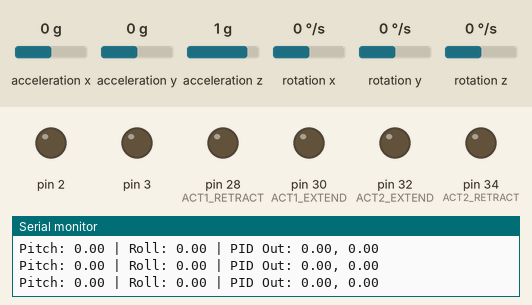
This sketch was run on a simulated Arduino Mega 2560, built with avr-gcc and run on an emulated ATmega2560. On the bench: output pins drawn as LEDs (lit = HIGH), the last lines printed to the serial monitor. The inputs (shaded band) are chosen by the test bench; at power-on: acceleration x 0 g, acceleration y 0 g, acceleration z 1 g, rotation x 0 °/s, rotation y 0 °/s, rotation z 0 °/s.

Above: at 3.2 s.
3.3 s: acceleration x set to -1.4 g
At 4.5 s:
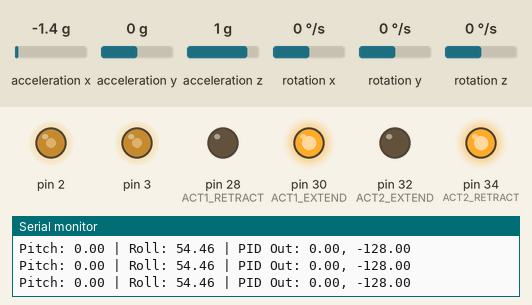
4.8 s: acceleration y set to -1.4 g
At 5.4 s:
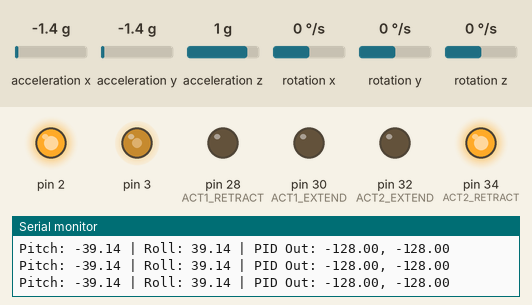
6.3 s: acceleration x set to 0 g
At 6.9 s:
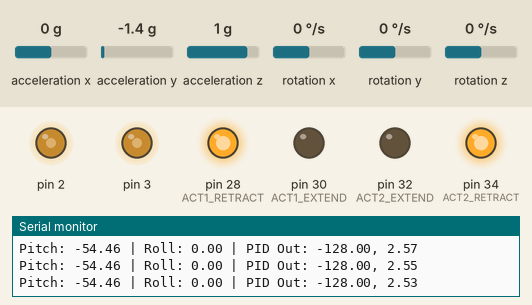
9.3 s: acceleration y set to 0 g
At 10.2 s:
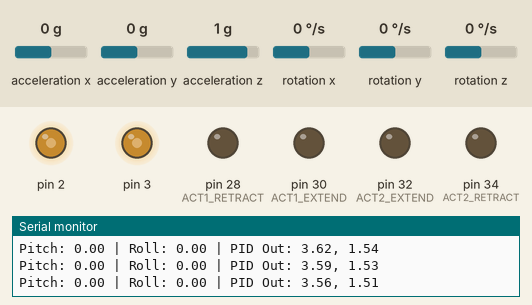
10.8 s: acceleration x set to -0.8 g
At 12.2 s:
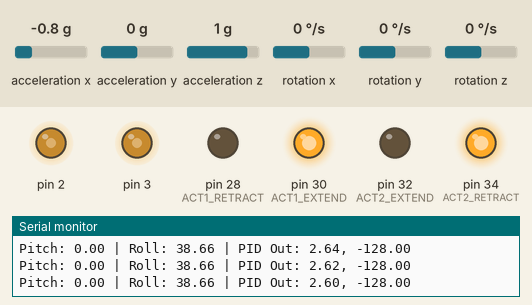
12.7 s: acceleration y set to -0.8 g
At 14.1 s:
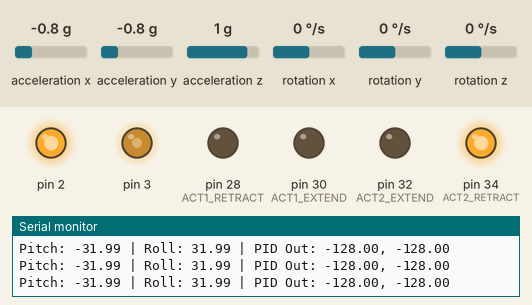
Timing chart, 0 to 15.2 s (numbered marks = the images above; inputs shaded):
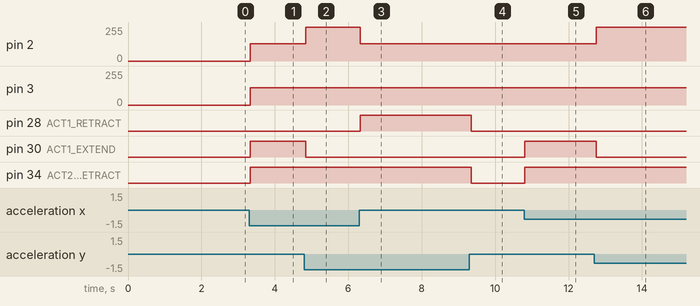

The sketch:

SelfLevelingPlatform.ino
```cpp
#include <Wire.h>
#include <MPU6050_light.h>
#include "PID.h"

// Actuator Control Pins
#define ACT1_EXTEND 30  // Actuator 1 Extend (PWM)
#define ACT1_RETRACT 28 // Actuator 1 Retract (PWM)
#define ACT1_CON 3 // Actuator 1 Retract (PWM)

#define ACT2_EXTEND 32  // Actuator 2 Extend (PWM)
#define ACT2_RETRACT 34 // Actuator 2 Retract (PWM)
#define ACT2_CON 2 // Actuator 1 Retract (PWM)


// IMU Setup
MPU6050 mpu(Wire);
unsigned long timer = 0;

// PID Controllers (Pitch & Roll)
// If Too Sluggish - Increase Kp by 0.2 increments
// If Overshoots - Increase Kd by 0.1 increments
// If Steady Error - Increase Ki by 0.01 increments

PIDConfig pitchConfig(60.0f, 2.f, 0.2f, 128.0f);  // kp, ki, kd
PID pitchPID(pitchConfig);

PIDConfig rollConfig(60.f, 2.f, 0.2f, 128.0f);  // kp, ki, kd
PID rollPID(rollConfig);


void setup() {
    Serial.begin(9600);
    Wire.begin();

    // Initialize MPU6050
    byte status = mpu.begin();
    Serial.print(F("MPU6050 status: "));
    Serial.println(status);
    while (status != 0) { } // stop everything if could not connect to MPU6050
    Serial.println(F("Calculating offsets, do not move MPU6050"));
    delay(1000);
    mpu.calcOffsets(); // gyro and accelero
    Serial.println("Done!n");

    // Set actuator control pins
    pinMode(ACT1_EXTEND, OUTPUT);
    pinMode(ACT1_RETRACT, OUTPUT);
    pinMode(ACT2_EXTEND, OUTPUT);
    pinMode(ACT2_RETRACT, OUTPUT);

    Serial.println("System Ready");
}

void loop() {
    mpu.update();
    float pitch = mpu.getAngleX();
    // Serial.print("X : ");
    // Serial.print(mpu.getAngleX());
    float roll = mpu.getAngleY();
    // Serial.print(" Y : ");
    // Serial.println(mpu.getAngleY());
    timer = millis();

    // Compute PID adjustments
    float pitchAdjustment = pitchPID.compute(pitch); // Invert if needed
    float rollAdjustment = rollPID.compute(-roll);

    // Apply to actuators
    controlActuator(ACT1_EXTEND, ACT1_RETRACT, ACT1_CON, pitchAdjustment - rollAdjustment);  // Actuator 1 controls roll
    controlActuator(ACT2_EXTEND, ACT2_RETRACT, ACT2_CON, pitchAdjustment + rollAdjustment); // Actuator 2 controls pitch

    // Debug output
    Serial.print("Pitch: "); Serial.print(pitch);
    Serial.print(" | Roll: "); Serial.print(roll);
    Serial.print(" | PID Out: "); Serial.print(pitchAdjustment);
    Serial.print(", "); Serial.println(rollAdjustment);

    delay(20); // ~50Hz control loop
}

// Controls a single actuator based on PID output
void controlActuator(int extendPin, int retractPin, int conPin, float pidOutput) {
    if (pidOutput > 20) {
        analogWrite(conPin, max(128, min(fabsf(pidOutput), 255.f))); // Extend (PWM)
        digitalWrite(extendPin, HIGH);
        digitalWrite(retractPin, LOW);
    }
    else if (pidOutput < -20) {
        digitalWrite(extendPin, LOW);
        digitalWrite(retractPin, HIGH);
        analogWrite(conPin, max(128, min(fabsf(pidOutput), 255.f))); // Extend (PWM)
    }
    else {
        digitalWrite(extendPin, LOW); // Stop
        digitalWrite(retractPin, LOW);
    }
}
```

PID.cpp
```cpp
//file PID.cpp
#include "PID.h"
#include <math.h>

PID::PID(float error, float kp, float ki, float kd, float max_output, float integral_error_range, float max_integral, bool clear_integral_windup, float settle_error, float settle_time, float timeout, float dt):
  previous_error(error),
  kp(kp),
  ki(ki * dt * 0.001),
  kd(kd / dt * 1000),
  integral_error_range(integral_error_range),
  max_integral(max_integral >= 0 ? max_integral * (1000.f / dt) : max_output / this->ki),
  clear_integral_windup(clear_integral_windup),
  derivative_alpha(dt / ((1000.f / dt) * 12 + dt)),
  max_output(max_output),
  settle({settle_error, settle_time, timeout}, dt)
{}

PID::PID(float kp, float ki, float kd, float max_output, float integral_error_range, float max_integral, bool clear_integral_windup, float settle_error, float settle_time, float timeout, float dt):
  PID(0, kp, ki, kd, max_output, integral_error_range, max_integral, clear_integral_windup, settle_error, settle_time, timeout, dt)
{}

PID::PID(float error, const PIDConfig& config, float dt):
  PID(error, config, {}, dt)
{}

PID::PID(const PIDConfig& config, float dt):
  PID(0, config, dt)
{}

PID::PID(float error, const PIDConfig& config, const SettleConfig& settle, float dt):
  PID(error, config.kp, config.ki, config.kd, config.max_output, config.integral_error_range, config.max_integral, config.reset_integral_windup, settle.settle_error, settle.settle_time, settle.timeout, dt)
{}

PID::PID(const PIDConfig& config, const SettleConfig& settle, float dt):
  PID(0, config, settle, dt)
{}

float PID::compute(float error) {
  if (this->clear_integral_windup && ((error > 0) != (this->previous_error > 0) || error == 0))
    this->integral = 0;
  if (fabsf(error) <= this->integral_error_range)
    this->integral = clamp(this->integral + error, -this->max_integral, this->max_integral);

  this->filtered_derivative += this->derivative_alpha * ((error - this->previous_error) - this->filtered_derivative);

  this->output = this->kp * error + this->ki * this->integral + this->kd * (this->filtered_derivative);

  this->settle.update(error);
  this->previous_error = error;

  return clamp(this->output, -this->max_output, this->max_output);
}

float PID::compute(float error, float error_derivative) {
  if (this->clear_integral_windup && ((error > 0) != (this->previous_error > 0) || error == 0))
    this->integral = 0;
  if (fabsf(error) <= this->integral_error_range)
    this->integral = clamp(this->integral + error, -this->max_integral, this->max_integral);

  this->filtered_derivative += this->derivative_alpha * (error_derivative - this->filtered_derivative);
  this->previous_error = error;

  this->output = this->kp * error + this->ki * this->integral + this->kd * this->filtered_derivative;
  this->settle.update(error);

  return clamp(this->output, -this->max_output, this->max_output);
}

/**
 * @brief Check if the PID controller has reached the setpoint or was terminated early
 * @param current: the motor current
 * @return true if the PID controller has reached the setpoint or was terminated early, false otherwise
 */
bool PID::is_done() {
  return this->settle.is_exit();
}

/**
 * @brief Check if the PID controller has been terminated early
 * @param current: the motor current
 * @return true if the PID controller has been terminated early, false otherwise
 */
bool PID::is_terminated() {
  return this->settle.is_timeout();
}

/**
 * @brief Check if the PID controller has settled
 * @return true if the PID controller has settled, false otherwise
 */
bool PID::is_settled() {
  return this->settle.is_settled();
}

PIDConfig PID::to_PIDConfig() const {
  return {this->kp, this->ki, this->kd, this->integral_error_range};
}

void PID::configure(const PIDConfig& config) {
  this->kp = config.kp;
  this->ki = config.ki;
  this->kd = config.kd;
  this->integral_error_range = config.integral_error_range;
}
```

PID.h
```cpp
// File: PID.h
#pragma once
#include "PIDConfig.h"
#include "settle.h"


class PID {

public:

  float kp = 0;

  float ki = 0;

  float kd = 0;

  float integral_error_range = 0;


  float integral = 0;

  float previous_error = 0;

  float output = 0;

  float filtered_derivative = 0;

  float derivative_alpha = 1;

  float max_output = 12.f;

  float max_integral = -1;


  bool clear_integral_windup = true;


  Settle settle;


  PID(float error, float kp, float ki, float kd, float max_output = 12.f, float integral_error_range = 1e20f, float max_integral = -1, bool clear_integral_windup = true, float settle_error = 0, float settle_time = 0, float timeout = 0, float dt = 10.0f);

  PID(float kp, float ki, float kd, float max_output = 12.f, float integral_error_range = 1e20f, float max_integral = -1, bool clear_integral_windup = true, float settle_error = 0, float settle_time = 0, float timeout = 0, float dt = 10.0f);


  PID(float error, const PIDConfig& config, float dt = 10.0f);

  PID(float error, const PIDConfig& config, const SettleConfig& settle, float dt = 10.0f);

  PID(const PIDConfig& config, float dt = 10.0f);

  PID(const PIDConfig& config, const SettleConfig& settle, float dt = 10.0f);


  float compute(float error);

  float compute(float error, float error_derivative);


  bool is_done();

  bool is_terminated();

  bool is_settled();


  void configure(const PIDConfig& config);


  PIDConfig to_PIDConfig() const;

};
```

settle.cpp
```cpp
// settle.cpp

#include "settle.h"
#include <math.h>

Settle::Settle(const SettleConfig& config, float dt):
        settle_error(config.settle_error), settle_time(config.settle_time), timeout(config.timeout), dt(roundf(dt)) {}

void Settle::update(float error) {
    if (fabsf(error) < this->settle_error)
        this->time_spent_settled += this->dt;
    else
        this->time_spent_settled = 0;

    this->time_spent_running += this->dt;
}

bool Settle::is_settled() const {
    return this->settle_time != 0 && this->time_spent_settled > this->settle_time;
}

bool Settle::is_timeout() const {
    return (this->timeout != 0 && this->time_spent_running > this->timeout);
}

bool Settle::is_exit() const {
    return this->is_settled() || this->is_timeout();
}

float Settle::get_time_spent_running() const {
    return this->time_spent_running;
}

float Settle::get_time_spent_settled() const {
    return this->time_spent_settled;
}

float Settle::get_dt() const {
    return this->dt;
}
```

settle.h
```cpp
// settle.h

#pragma once

#include "settle-config.h" // or whatever the include was called

class Settle {
public:
    Settle() = default;
    Settle(const SettleConfig& config, float dt = 10.f);

    void update(float error);

    bool is_settled() const;
    bool is_timeout() const;
    bool is_exit() const;

    float get_time_spent_running() const;
    float get_time_spent_settled() const;
    float get_dt() const;

    float settle_error = 0;
    unsigned int settle_time = 0;
    unsigned int timeout = 0;

private:
    unsigned int time_spent_running = 0;
    unsigned int time_spent_settled = 0;
    unsigned int dt = 10;
};
```

PIDConfig.cpp
```cpp
// file: PIDConfig.cpp
#include "PIDConfig.h"

PIDConfig::PIDConfig(float kp, float ki, float kd, float max_output, float integral_error_range, float max_integral, bool reset_integral_windup, float derivative_noise_frequency):
    kp(kp), ki(ki), kd(kd), integral_error_range(integral_error_range), max_integral(max_integral),
    derivative_time_constant(derivative_noise_frequency), max_output(max_output), reset_integral_windup(reset_integral_windup) {}

PIDConfig PIDConfig::operator()() const {
    return *this;
}

PIDConfig& PIDConfig::set_kp(float val) {
    this->kp = val;
    return *this;
}

PIDConfig& PIDConfig::set_ki(float val) {
    this->ki = val;
    return *this;
}

PIDConfig& PIDConfig::set_kd(float val) {
    this->kd = val;
    return *this;
}

PIDConfig& PIDConfig::set_integral_error_range(float range) {
    this->integral_error_range = range;
    return *this;
}


PIDConfig& PIDConfig::set_max_integral(float val) {
    this->max_integral = val;
    return *this;
}

PIDConfig& PIDConfig::set_max_output(float val) {
    this->max_output = val;
    return *this;
}

PIDConfig& PIDConfig::set_derivative_noise_frequency(float omega) {
    this->derivative_time_constant = 1.f / omega;
    return *this;
}

PIDConfig& PIDConfig::set_derivative_time_constant(float tau) {
    this->derivative_time_constant = tau;
    return *this;
}

PIDConfig& PIDConfig::set_reset_integral_windup(bool reset) {
    this->reset_integral_windup = reset;
    return *this;
}
```

PIDConfig.h
```cpp
// file: PIDConfig.h
#pragma once

struct PIDConfig {
    float kp = 0;
    float ki = 0;
    float kd = 0;
    float integral_error_range = 1e20f;
    float derivative_time_constant = 0;
    float max_integral = -1;
    float max_output = 12;
    bool reset_integral_windup = true;

    PIDConfig() = default;
    PIDConfig(float kp, float ki, float kd, float max_output = 12.f,
              float integral_error_range = 1e20f, float max_integral = -1,
              bool reset_integral_windup = true, float derivative_time_constant = 0);

    PIDConfig operator()() const;

    PIDConfig& set_kp(float val);
    PIDConfig& set_ki(float val);
    PIDConfig& set_kd(float val);
    PIDConfig& set_max_output(float val);
    PIDConfig& set_max_integral(float val);
    PIDConfig& set_integral_error_range(float range);
    PIDConfig& set_derivative_time_constant(float tau);
    PIDConfig& set_derivative_noise_frequency(float omega);
    PIDConfig& set_reset_integral_windup(bool reset);
};
```

settle-config.cpp
```cpp
// settle-config.cpp

#include "settle-config.h" // or whatever it's called

float clamp(float x, float a, float b) {
  return x < a ? a : (x > b ? b : x);
}


SettleConfig SettleConfig::operator()() const {
    return *this;
}

SettleConfig& SettleConfig::set_settle_error(float e) {
    this->settle_error = e;
    return *this;
}

SettleConfig& SettleConfig::set_settle_time(float t) {
    this->settle_time = t;
    return *this;
}

SettleConfig& SettleConfig::set_timeout(float t) {
    this->timeout = t;
    return *this;
}
```

settle-config.h
```cpp
// settle-config.h
#pragma once

float clamp(float x, float a, float b);

/**
 * @struct SettleConfig
 * @brief Configuration for settling criteria in motions.
 *
 * - settle_error: Maximum allowable error for settling.
 *
 * - settle_time: Time for which the error must remain below settle_error.
 *
 * - timeout: Maximum time allowed for the motion to settle.
 */
struct SettleConfig {
    float settle_error;
    float settle_time;
    float timeout;

    /**
     * @return a copy of the config struct
     */
    SettleConfig operator()() const;

    SettleConfig& set_settle_error(float e);
    SettleConfig& set_settle_time(float t);
    SettleConfig& set_timeout(float t);
};
```

Measured:
- after the input at 3.3 s, pin 2, pin 3: 0/255 → 128/255 at once; pin 30 (ACT1_EXTEND), pin 34 (ACT2_RETRACT): LOW → HIGH at once
- after the input at 4.8 s, pin 2: 128/255 → 255/255 at once; pin 30 (ACT1_EXTEND): HIGH → LOW at once
- after the input at 6.3 s, pin 2: 255/255 → 128/255 at once; pin 3: 128/255 → 130/255 at once, → 129/255 2.1 s later; pin 28 (ACT1_RETRACT): LOW → HIGH at once
- after the input at 9.3 s, pin 28 (ACT1_RETRACT), pin 34 (ACT2_RETRACT): HIGH → LOW after 0.05 s
- after the input at 10.8 s, pin 3: 129/255 → 131/255 at once, → 130/255 0.43 s later; pin 30 (ACT1_EXTEND), pin 34 (ACT2_RETRACT): LOW → HIGH at once
- after the input at 12.7 s, pin 2: 128/255 → 255/255 after 0.05 s; pin 3: stays 130/255 (without the input it goes to 129/255 after 1.2 s); pin 30 (ACT1_EXTEND): HIGH → LOW after 0.05 s
